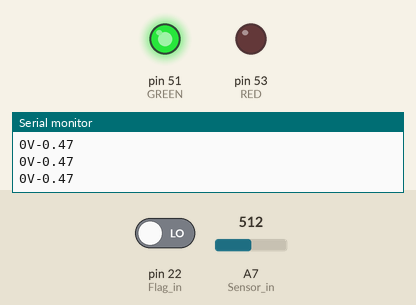
Simulated run of this sketch. Board: Arduino Mega 2560, built with avr-gcc and run on an emulated ATmega2560. Shown: output pins drawn as LEDs (lit = HIGH), the last lines printed to the serial monitor. The test bench sets the inputs (shaded band); at power-on: pin 22 (Flag_in) LOW, A7 (Sensor_in) = 512.

Above: at 1.2 s.
1.3 s: pin 22 (Flag_in) driven HIGH
At 1.8 s:
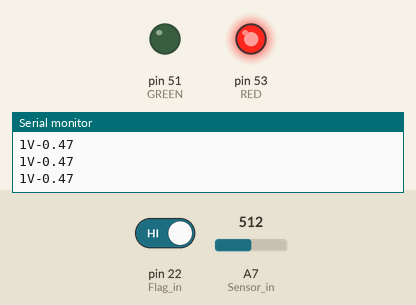
2.8 s: pin 22 (Flag_in) driven LOW
At 4.1 s:
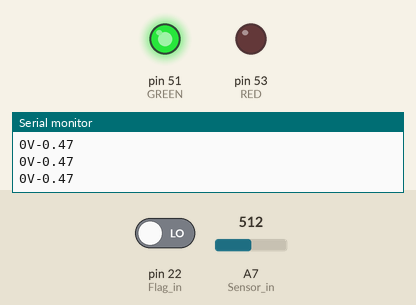
Timing chart, 0 to 5.8 s (numbered marks = the images above; inputs shaded):
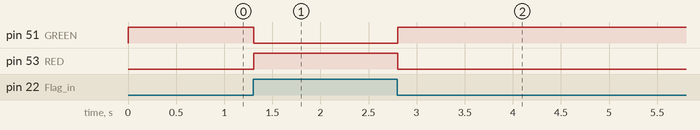

The sketch:

LaserSensor.ino
```cpp
#define Sensor_in A7
#define Flag_in 22
#define RED 53
#define GREEN 51

int HG_C1050=0;
float avg=0;

void setup() {
  Serial.begin(115200);
  pinMode(Flag_in,INPUT);
  pinMode(RED,OUTPUT);
  pinMode(GREEN,OUTPUT);
}

double mapf(long val, long in_min, long in_max, double out_min, double out_max) {
  return (double)(val-in_min)*(out_max-out_min)/(double)(in_max-in_min)+out_min;
}

void loop() {
  int FLAG=digitalRead(Flag_in);
  int HG_C1050=analogRead(Sensor_in);//-8;
  for(int i=0;i<29;i++) {
    int HG_C1050=analogRead(Sensor_in);//-8;
    avg=avg+HG_C1050;
  }
  avg=avg/30;

  double dis=(mapf(avg,0,1024,-15.04,14.11));//*1.004);//0.956

  if(FLAG==1) {
    digitalWrite(RED,HIGH);
    digitalWrite(GREEN,LOW);
  }
  else {
    digitalWrite(GREEN,HIGH);
    digitalWrite(RED,LOW);
  }
  Serial.print(FLAG);
  Serial.print("V");
  Serial.println(dis,2);
}
```

Measured:
- after the input at 1.3 s, pin 51 (GREEN): HIGH → LOW at once; pin 53 (RED): LOW → HIGH at once
- after the input at 2.8 s, pin 51 (GREEN): LOW → HIGH at once; pin 53 (RED): HIGH → LOW at once
